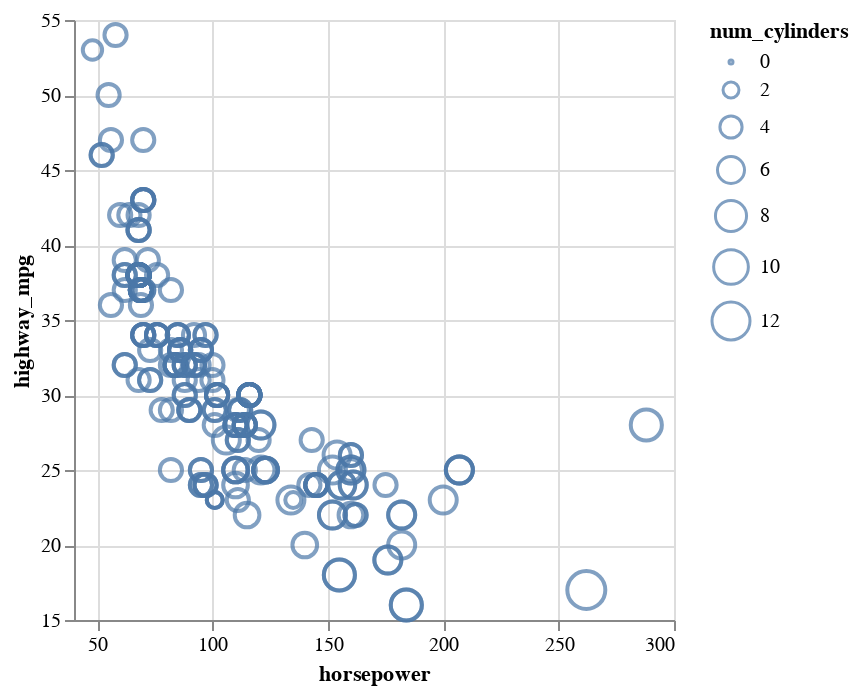

Notebook source saved alongside this figure:
### Markdown cell above
Introducing the `Size` feature

### Code cell
# Introducing the Size feature
alt.Chart(df).mark_point().encode(
    alt.X('horsepower',scale=alt.Scale(zero=False)),
    alt.Y('highway_mpg',scale=alt.Scale(zero=False)),
    alt.Size('num_cylinders'),
)

### Figure 1 — Vega-Lite specification as saved in the notebook (floating-point values rounded to 4 significant figures; data arrays with more than 128 entries replaced by an {"elided": "..."} marker saying what was removed)
{"config": {"view": {"continuousWidth": 300, "continuousHeight": 300}}, "data": {"name": "data-1b43037f36e6cad93f122bd877d08daa"}, "mark": {"type": "point"}, "encoding": {"size": {"field": "num_cylinders", "type": "quantitative"}, "x": {"field": "horsepower", "scale": {"zero": false}, "type": "quantitative"}, "y": {"field": "highway_mpg", "scale": {"zero": false}, "type": "quantitative"}}, "$schema": "https://vega.github.io/schema/vega-lite/v5.16.3.json", "datasets": {"data-1b43037f36e6cad93f122bd877d08daa": {"elided": "205 records"}}}
